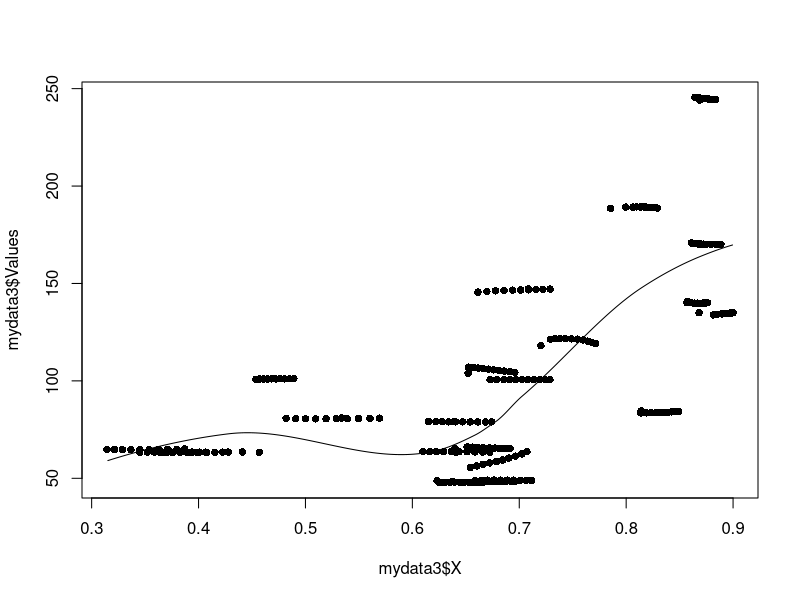
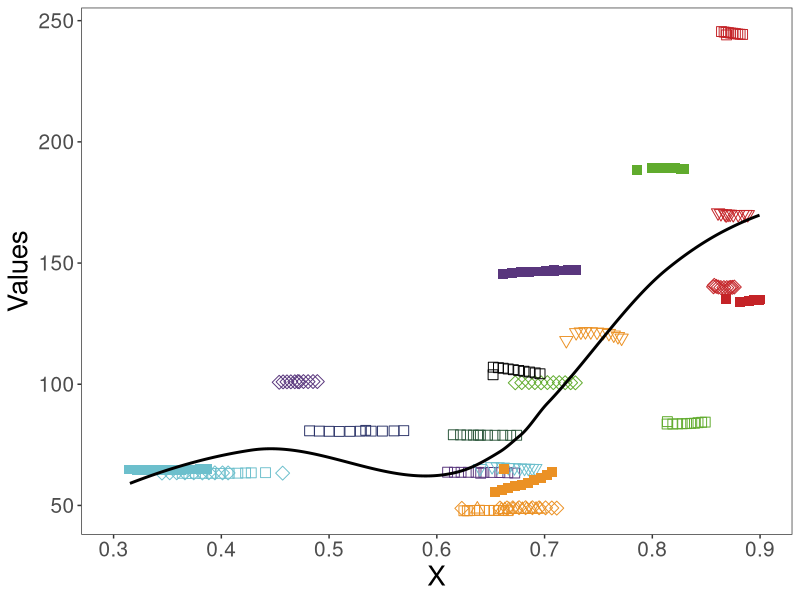
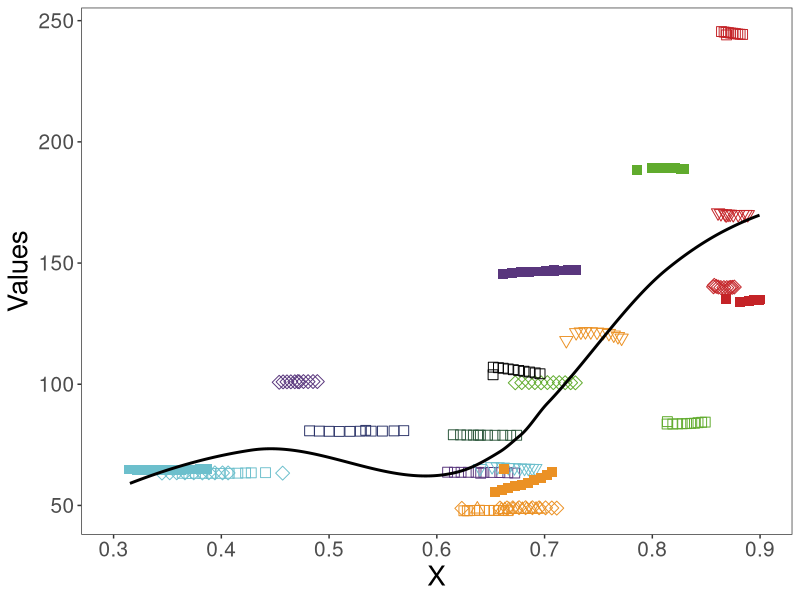

These figures' R source, in order:
library(reshape2)
library(ggplot2)
mydata <- read.table("2_2_loess_input.txt",sep = "\t",header = T)
head(mydata)
mydata2 <- melt(mydata, id = c("type","Location"))
mydata3 <- dcast(mydata2, Location+variable~type)
mydata3$Location <- factor(mydata3$Location,levels = c("Global","High-income Asia Pacific",
                                                       "High-income North America","Western Europe",
                                                       "Australasia","Andean Latin America","Tropical Latin America",
                                                       "Central Latin America","Southern Latin America","Caribbean",
                                                       "Central Europe","Eastern Europe","Central Asia","North Africa and Middle East",
                                                       "South Asia","Southeast Asia","East Asia","Oceania","Western Sub-Saharan Africa",
                                                       "Eastern Sub-Saharan Africa","Central Sub-Saharan Africa","Southern Sub-Saharan Africa"))
head(mydata3)
fitd <- loess(mydata3$Values ~ mydata3$X,span = 0.75)
my.count <- seq(0, 1, length.out =588)
predd <- predict(fitd, my.count) 
plot(mydata3$Values ~ mydata3$X, pch=16)
lines(my.count, predd,col = "black")
#lines(predd$fit, lty="solid", col="darkred", lwd=3)
pdata <- data.frame(x = my.count, y = predd)

myshape <- c(0,0,15,5,6,0,15,5,6,2,0,15,5,0,0,0,15,5,0,15,5,6)
mycolor <- c("black",rep("#c42327",4),rep("#EB9124",5),rep("#60ab2d",3),rep("#2b563b",1),rep("#2a3267",1),rep("#59367d",3),rep("#6cbfcc",4))

ggplot(mydata3,aes(x=X, y=Values)) +
  geom_point(aes(color = Location, shape = Location),size = 3) +
  scale_shape_manual(values = myshape) +
  scale_color_manual(values = mycolor) +
  scale_x_continuous(breaks=seq(0,1,0.1),limits = c(0.3, 0.9)) +
  scale_y_continuous(breaks=seq(0,260,50)) +
  geom_line(data=pdata, aes(x=x, y=y, group=1),size=1) +
  theme_bw() +
  theme(panel.grid.major = element_blank(), 
        panel.grid.minor = element_blank(),
        panel.background = element_blank(), 
        #axis.line = element_line(colour = "black"),
        legend.key = element_rect(fill = "white"),
        legend.key.size=unit(0.8,'cm'),
        #legend.key.width=unit(5,'cm'),
        legend.title = element_blank(),
        legend.text = element_text(size=15),
        legend.position = "none",
        axis.title.x = element_text(size = 20),
        axis.title.y = element_text(size = 20),
        axis.text.x = element_text(size = 15),
        axis.text.y = element_text(size = 15))+
  guides(shape = guide_legend(nrow = 22),size = F)

ggsave("2_2_loess_plot.png",device = "png",
       height = 8, width = 12)

